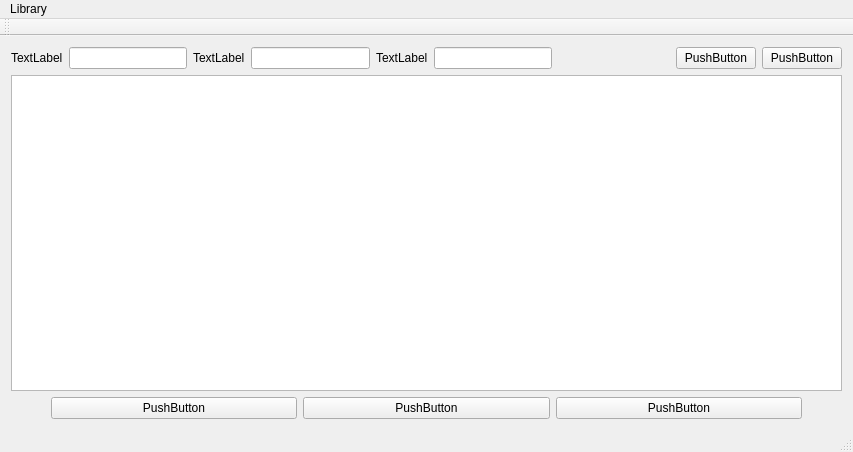
<?xml version="1.0" encoding="UTF-8"?>
<ui version="4.0">
 <class>MainWindow</class>
 <widget class="QMainWindow" name="MainWindow">
  <property name="geometry">
   <rect>
    <x>0</x>
    <y>0</y>
    <width>853</width>
    <height>452</height>
   </rect>
  </property>
  <property name="windowTitle">
   <string>MainWindow</string>
  </property>
  <widget class="QWidget" name="centralWidget">
   <layout class="QVBoxLayout" name="verticalLayout_2">
    <item>
     <layout class="QVBoxLayout" name="verticalLayout">
      <item>
       <layout class="QHBoxLayout" name="horizontalLayout">
        <item>
         <widget class="QLabel" name="label_3">
          <property name="text">
           <string>TextLabel</string>
          </property>
         </widget>
        </item>
        <item>
         <widget class="QLineEdit" name="lineEdit_3"/>
        </item>
        <item>
         <widget class="QLabel" name="label_2">
          <property name="text">
           <string>TextLabel</string>
          </property>
         </widget>
        </item>
        <item>
         <widget class="QLineEdit" name="lineEdit_2"/>
        </item>
        <item>
         <widget class="QLabel" name="label">
          <property name="text">
           <string>TextLabel</string>
          </property>
         </widget>
        </item>
        <item>
         <widget class="QLineEdit" name="lineEdit"/>
        </item>
        <item>
         <spacer name="horizontalSpacer">
          <property name="orientation">
           <enum>Qt::Horizontal</enum>
          </property>
          <property name="sizeHint" stdset="0">
           <size>
            <width>40</width>
            <height>20</height>
           </size>
          </property>
         </spacer>
        </item>
        <item>
         <widget class="QPushButton" name="pushButton_2">
          <property name="text">
           <string>PushButton</string>
          </property>
         </widget>
        </item>
        <item>
         <widget class="QPushButton" name="pushButton">
          <property name="text">
           <string>PushButton</string>
          </property>
         </widget>
        </item>
       </layout>
      </item>
      <item>
       <widget class="QListView" name="listView"/>
      </item>
      <item>
       <layout class="QHBoxLayout" name="horizontalLayout_2">
        <item>
         <spacer name="horizontalSpacer_2">
          <property name="orientation">
           <enum>Qt::Horizontal</enum>
          </property>
          <property name="sizeType">
           <enum>QSizePolicy::Preferred</enum>
          </property>
          <property name="sizeHint" stdset="0">
           <size>
            <width>40</width>
            <height>20</height>
           </size>
          </property>
         </spacer>
        </item>
        <item>
         <widget class="QPushButton" name="pushButton_5">
          <property name="text">
           <string>PushButton</string>
          </property>
         </widget>
        </item>
        <item>
         <widget class="QPushButton" name="pushButton_4">
          <property name="text">
           <string>PushButton</string>
          </property>
         </widget>
        </item>
        <item>
         <widget class="QPushButton" name="pushButton_3">
          <property name="text">
           <string>PushButton</string>
          </property>
         </widget>
        </item>
        <item>
         <spacer name="horizontalSpacer_3">
          <property name="orientation">
           <enum>Qt::Horizontal</enum>
          </property>
          <property name="sizeType">
           <enum>QSizePolicy::Preferred</enum>
          </property>
          <property name="sizeHint" stdset="0">
           <size>
            <width>40</width>
            <height>20</height>
           </size>
          </property>
         </spacer>
        </item>
       </layout>
      </item>
     </layout>
    </item>
   </layout>
  </widget>
  <widget class="QMenuBar" name="menuBar">
   <property name="geometry">
    <rect>
     <x>0</x>
     <y>0</y>
     <width>853</width>
     <height>22</height>
    </rect>
   </property>
   <widget class="QMenu" name="menuLibrary">
    <property name="title">
     <string>Library</string>
    </property>
   </widget>
   <addaction name="menuLibrary"/>
  </widget>
  <widget class="QStatusBar" name="statusBar"/>
  <widget class="QToolBar" name="toolBar">
   <property name="windowTitle">
    <string>toolBar</string>
   </property>
   <attribute name="toolBarArea">
    <enum>TopToolBarArea</enum>
   </attribute>
   <attribute name="toolBarBreak">
    <bool>false</bool>
   </attribute>
  </widget>
 </widget>
 <layoutdefault spacing="6" margin="11"/>
 <resources/>
 <connections/>
</ui>
